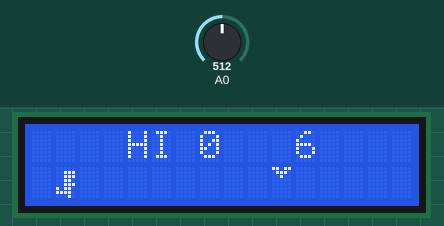
The sketch below on a simulated Arduino Uno, built with avr-gcc and run on an emulated ATmega328P. On the bench: 16×2 character LCD. The test bench sets the inputs (shaded band); at power-on: A0 = 512. Random numbers use the default seed unless the sketch sets one.

Above: at 1.2 s.
1.3 s: A0 set to 337
3.2 s: A0 set to 316
At 4.97 s:
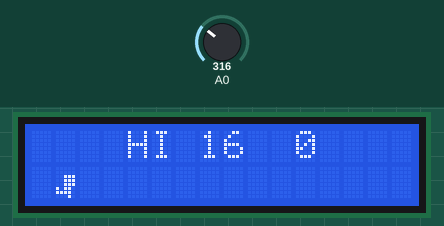
6.2 s: A0 set to 170
At 6.38 s:
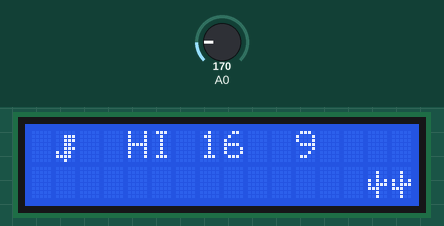
8.2 s: A0 set to 193
At 10.73 s:
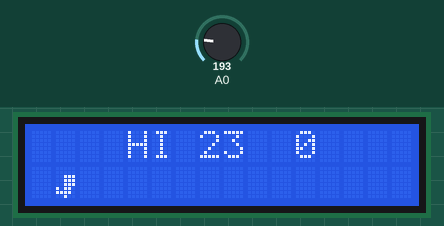
11.2 s: A0 set to 122
At 11.35 s:
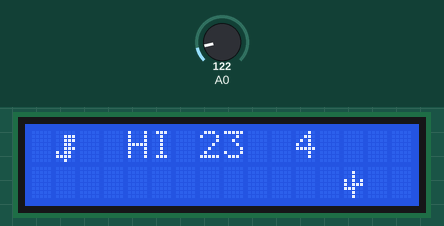
16.2 s: A0 set to 190
At 16.63 s:
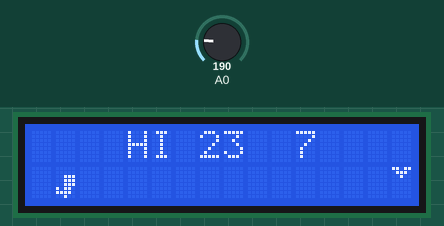

Measured:
- the behaviour switches between 330 and 329 on A0 (found by bisection; images 0 and 1)
- the behaviour switches between 179 and 180 on A0 (found by bisection; images 2 and 3)

The sketch:

dino_clone.ino
```cpp
#include <LiquidCrystal.h>
LiquidCrystal lcd(8, 9, 4, 5, 6, 7);

#define none 0
#define up 1
#define right 2
#define down 3
#define left 4
#define select 5

byte empty[8] = {
 B00000,
 B00000,
 B00000,
 B00000,
 B00000,
 B00000,
 B00000,
 B00000
};

byte dino1[8] = {
 B00000,
 B00111,
 B00111,
 B00110,
 B00111,
 B10110,
 B11110,
 B00010
};

byte dino2[8] = {
 B00000,
 B00111,
 B00111,
 B00110,
 B00111,
 B10110,
 B11110,
 B00100
};

byte crouch1[8] = {
 B00000,
 B00000,
 B00111,
 B00111,
 B00111,
 B10110,
 B11110,
 B00010
};

byte crouch2[8] = {
 B00000,
 B00000,
 B00111,
 B00111,
 B00111,
 B10110,
 B11110,
 B00100
};

byte cactus[8] = {
  B00000,
  B00100,
  B00100,
  B10101,
  B10111,
  B11100,
  B00100,
  B00100
};

byte bird[8] = {
  B11011,
  B01110,
  B00100,
  B00000,
  B00000,
  B00000,
  B00000,
  B00000
};

void setup() {
  Serial.begin(9600);

  lcd.createChar(1, dino1);
  lcd.createChar(2, dino2);
  lcd.createChar(3, crouch1);
  lcd.createChar(4, crouch2);
  lcd.createChar(5, cactus);
  lcd.createChar(6, bird);
  lcd.createChar(8, empty);
  lcd.begin(16, 2);
  lcd.clear();

  lcd.setCursor(2,0);
  lcd.print("Jogo do dino");
  lcd.setCursor(0,1);
  lcd.print("Clique p comecar");
}

int score = 0;
int highscore = 0;
bool gameStarted = false;

long jumpstarted;
int jumptime = 600;

int leg = 0;
int isJumping = 0;
int input;
int keyup = 0;
int keydown = 0;

int obsDelay = 0;

int track[20] = {
  8,8,8,8,8,8,8,8,8,8,8,8,8,8,8,8,8,8,8,8
};

void loop(){
  input = readKey();

  if(!gameStarted){
    if(input != none){
      lcd.clear();
      gameStarted = true;
      score = 0;
      draw();
    }
  } else {
    if((input == up) && !keyup)jumpstarted = millis();
    keydown = (input == down);
    keyup = (input == up);

    left_shift();
    draw();
    score += 1;
    if(!obsDelay) generateObstacle();
    obsDelay -= 1;

    isJumping = ((millis() - jumpstarted < jumptime) && keyup);
    lcd.setCursor(1,isJumping^1);
    lcd.write(keydown*2 + 1 + leg);
    leg ^= 1;

    if(!isJumping && track[1] == 5) handle_gameover();
    if(!isJumping && !keydown && track[1]==6) handle_gameover();
  }

  delay(150);
}

int readKey(){
    int b = analogRead(A0);

    if (b > 1000) return none;
    if (b < 50) return right;
    if (b < 180) return up;
    if (b < 330) return down;
    if (b < 520) return left;
    if (b < 700) return select;

    //Fallback
    return none;
}

void draw(){
  lcd.setCursor(4, 0);
  lcd.print("HI ");
  lcd.print(highscore);

  lcd.setCursor(11, 0);
  lcd.print(score);

  if(!isJumping){
    lcd.setCursor(1,0);
    lcd.write(8);
  }

  for(int i = 0; i < 16; i++){
    lcd.setCursor(i,1);
    lcd.write(track[i]);
  }
}

void left_shift(){
  for(int i = 0; i <= 18; i++){
    track[i] = track[i+1];
  }
  track[19] = 8;
}

void generateObstacle(){
  int type = random(5,7);
  int count;

  if(type == 5) count = random(1,4);
  else count = 1;

  for(int i = 0; i < count; i++){
    track[16+i] = type;
  }

  obsDelay = count + random(5,8);
}

void handle_gameover(){
  lcd.clear();
  lcd.setCursor(0,0);
  lcd.print("Game Over");
  lcd.setCursor(0,1);
  lcd.print("Score = ");
  lcd.print(score);
  gameStarted = false;

  for(int i = 0; i < 20; i++){
    track[i] = 8;
  }

  if(score > highscore) highscore = score;
  delay(2000);
}
```
